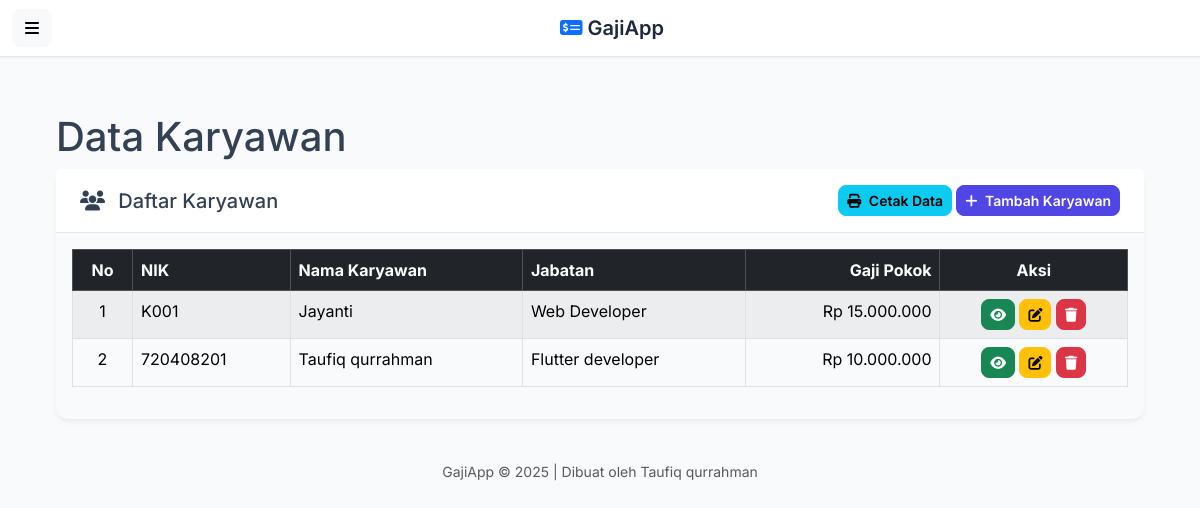
Page /karyawan/index.php on the committed database.
### tables this page shows
CREATE TABLE `karyawan` (
  `id_karyawan` int(11) NOT NULL,
  `nik` varchar(50) NOT NULL,
  `nama_karyawan` varchar(255) NOT NULL,
  `jabatan` varchar(100) NOT NULL,
  `alamat` text DEFAULT NULL,
  `no_telpon` varchar(20) DEFAULT NULL,
  `email` varchar(100) DEFAULT NULL,
  `gaji_pokok` decimal(10,2) NOT NULL,
  `nama_bank` varchar(50) DEFAULT NULL,
  `no_rekening` varchar(50) DEFAULT NULL,
  `tanggal_masuk` date NOT NULL
);

### config/database.php (called while the page is built, shortened)
<?php
function format_rupiah($angka) {
    return "Rp " . number_format($angka, 0, ',', '.');
}
?>

### karyawan/index.php (the view, shortened to what this page needs)
<?php
require_once '../config/database.php';
include(BASE_PATH . '/templates/header.php');
?>
<div id="page-content-wrapper">
    <div class="container-fluid px-4">
        <h1 class="mt-4">Data Karyawan</h1>
        <div class="card">
            <div class="card-header d-flex justify-content-between align-items-center">
                <h5 class="card-title mb-0"><i class="fa-solid fa-users me-2"></i> Daftar Karyawan</h5>
                <div>
                    <a href="<?= BASE_URL ?>/karyawan/cetak.php" class="btn btn-info btn-sm" target="_blank">
                        <i class="fa-solid fa-print me-1"></i> Cetak Data
                    </a>
                    <a href="<?= BASE_URL ?>/karyawan/tambah.php" class="btn btn-primary btn-sm">
                        <i class="fa-solid fa-plus me-1"></i> Tambah Karyawan
                    </a>
                </div>
            </div>
            <div class="card-body">
                <div class="table-responsive">
                    <table class="table table-striped table-hover table-bordered">
                        <thead class="table-dark">
                            <tr>
                                <th class="text-center">No</th>
                                <th>NIK</th>
                                <th>Nama Karyawan</th>
                                <th>Jabatan</th>
                                <th class="text-end">Gaji Pokok</th>
                                <th class="text-center">Aksi</th>
                            </tr>
                        </thead>
                        <tbody>
                            <?php
                            $query = "SELECT * FROM karyawan ORDER BY nama_karyawan ASC";
                            $result = mysqli_query($koneksi, $query);
                            $no = 1;
                            if (mysqli_num_rows($result) > 0) {
                                while ($data = mysqli_fetch_assoc($result)) {
                                    echo "<tr>";
                                    echo "<td class='text-center'>" . $no++ . "</td>";
                                    echo "<td>" . htmlspecialchars($data['nik']) . "</td>";
                                    echo "<td>" . htmlspecialchars($data['nama_karyawan']) . "</td>";
                                    echo "<td>" . htmlspecialchars($data['jabatan']) . "</td>";
                                    echo "<td class='text-end'>" . format_rupiah($data['gaji_pokok']) . "</td>";
                                    echo "<td class='text-center'>
                                            <a href='" . BASE_URL . "/karyawan/detail.php?id=" . $data['id_karyawan'] . "' class='btn btn-success btn-sm' title='Detail'><i class='fa-solid fa-eye'></i></a>
                                            <a href='" . BASE_URL . "/karyawan/ubah.php?id=" . $data['id_karyawan'] . "' class='btn btn-warning btn-sm' title='Ubah'><i class='fa-solid fa-pen-to-square'></i></a>
                                            <a href='" . BASE_URL . "/karyawan/hapus.php?id=" . $data['id_karyawan'] . "' class='btn btn-danger btn-sm' title='Hapus' onclick='return confirm(\"Apakah Anda yakin ingin menghapus data ini?\")'><i class='fa-solid fa-trash'></i></a>
                                          </td>";
                                    echo "</tr>";
                                }
                            } else {
                                echo "<tr><td colspan='6' class='text-center'>Tidak ada data karyawan.</td></tr>";
                            }
                            ?>
                        </tbody>
                    </table>
                </div>
            </div>
        </div>
    </div>
</div>
<?php
include(BASE_PATH . '/templates/footer.php');
?>

### templates/header.php (style rules this page uses)
:root { --bs-blue: #0d6efd; --bs-indigo: #6610f2; --bs-purple: #6f42c1; --bs-pink: #d63384; --bs-red: #dc3545; --bs-orange: #fd7e14; --bs-yellow: #ffc107; --bs-green: #198754; --bs-teal: #20c997; --bs-cyan: #0dcaf0; --bs-white: #fff; --bs-gray: #6c757d; --bs-gray-dark: #343a40; --bs-primary: #4f46e5; --bs-secondary: #64748b; --bs-success: #10b981; --bs-info: #0ea5e9; --bs-warning: #f59e0b; --bs-danger: #ef4444; --bs-light: #f8fafc; --bs-dark: #1e293b; --bs-font-sans-serif: 'Inter', sans-serif; --bs-body-font-family: var(--bs-font-sans-serif); --bs-body-color: #334155; --bs-body-bg: var(--bs-light); }
body { font-family: var(--bs-body-font-family); background-color: var(--bs-body-bg); color: var(--bs-body-color); }
.card { border: none; border-radius: 0.75rem; box-shadow: 0 4px 6px -1px rgba(0, 0, 0, 0.05), 0 2px 4px -2px rgba(0, 0, 0, 0.05); margin-bottom: 1.5rem; }
.card-header { background-color: #fff; border-bottom: 1px solid #e2e8f0; font-weight: 600; padding: 1rem 1.5rem; }
.btn { border-radius: 0.5rem; font-weight: 600; transition: all 0.2s ease-in-out; }
.btn-primary { background-color: var(--bs-primary); border-color: var(--bs-primary); }

### rows in the picture
karyawan: nik "K001", nama_karyawan "Jayanti", jabatan "Web Developer", gaji_pokok "Rp 15.000.000"
karyawan: nik "720408201", nama_karyawan "Taufiq qurrahman", jabatan "Flutter developer", gaji_pokok "Rp 10.000.000"
